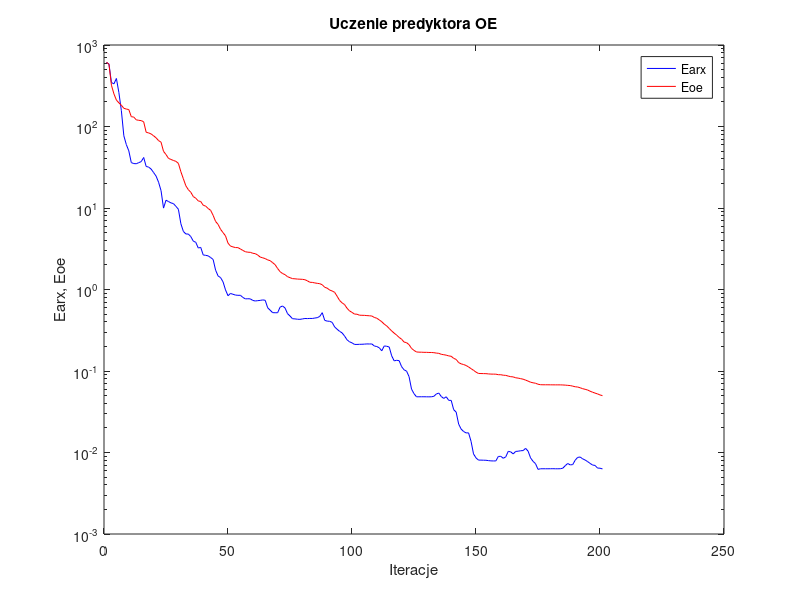
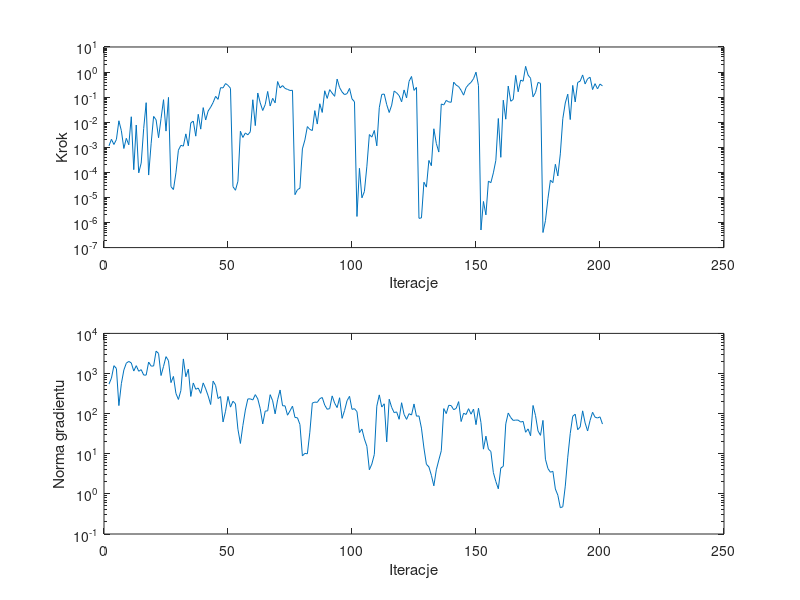

These charts were generated, in order, by the following MATLAB code:
%uczenie predyktora oe
clear all;
n=0; farx(n+1)=6.126109e+002; foe(n+1)=6.142566e+002; wspucz(n+1)=0.000000e+000; ng(n+1)=0.000000e+000;
%odnowa zmiennej metryki
n=1; farx(n+1)=5.843824e+002; foe(n+1)=5.802779e+002; krok(n+1)=1.140915e-003; ng(n+1)=5.432405e+002;
n=2; farx(n+1)=3.464967e+002; foe(n+1)=3.207323e+002; krok(n+1)=2.087321e-003; ng(n+1)=7.683101e+002;
n=3; farx(n+1)=3.336668e+002; foe(n+1)=2.513732e+002; krok(n+1)=1.293420e-003; ng(n+1)=1.568511e+003;
n=4; farx(n+1)=3.884919e+002; foe(n+1)=2.108518e+002; krok(n+1)=2.041615e-003; ng(n+1)=1.333769e+003;
n=5; farx(n+1)=2.609430e+002; foe(n+1)=1.952271e+002; krok(n+1)=1.142218e-002; ng(n+1)=1.586154e+002;
n=6; farx(n+1)=1.565736e+002; foe(n+1)=1.822117e+002; krok(n+1)=4.586643e-003; ng(n+1)=5.588151e+002;
n=7; farx(n+1)=7.688537e+001; foe(n+1)=1.673410e+002; krok(n+1)=8.954602e-004; ng(n+1)=1.218760e+003;
n=8; farx(n+1)=6.000965e+001; foe(n+1)=1.636817e+002; krok(n+1)=2.274128e-003; ng(n+1)=1.812330e+003;
n=9; farx(n+1)=5.027615e+001; foe(n+1)=1.613753e+002; krok(n+1)=1.259664e-003; ng(n+1)=2.002299e+003;
n=10; farx(n+1)=3.609780e+001; foe(n+1)=1.319576e+002; krok(n+1)=1.650423e-002; ng(n+1)=1.836738e+003;
n=11; farx(n+1)=3.508864e+001; foe(n+1)=1.305767e+002; krok(n+1)=1.281635e-004; ng(n+1)=1.152132e+003;
n=12; farx(n+1)=3.492762e+001; foe(n+1)=1.207903e+002; krok(n+1)=7.739087e-003; ng(n+1)=1.568815e+003;
n=13; farx(n+1)=3.600732e+001; foe(n+1)=1.190774e+002; krok(n+1)=9.579321e-005; ng(n+1)=1.138287e+003;
n=14; farx(n+1)=3.706933e+001; foe(n+1)=1.181804e+002; krok(n+1)=2.361618e-004; ng(n+1)=1.247913e+003;
n=15; farx(n+1)=4.168812e+001; foe(n+1)=1.141712e+002; krok(n+1)=5.608324e-003; ng(n+1)=9.155956e+002;
n=16; farx(n+1)=3.233472e+001; foe(n+1)=8.495901e+001; krok(n+1)=6.004768e-002; ng(n+1)=9.128017e+002;
n=17; farx(n+1)=3.177721e+001; foe(n+1)=8.342919e+001; krok(n+1)=7.813213e-005; ng(n+1)=1.934596e+003;
n=18; farx(n+1)=3.002565e+001; foe(n+1)=8.101961e+001; krok(n+1)=1.387045e-003; ng(n+1)=1.531079e+003;
n=19; farx(n+1)=2.723263e+001; foe(n+1)=7.686214e+001; krok(n+1)=1.703693e-002; ng(n+1)=1.536641e+003;
n=20; farx(n+1)=2.462836e+001; foe(n+1)=7.265577e+001; krok(n+1)=1.254679e-002; ng(n+1)=3.610409e+003;
n=21; farx(n+1)=2.073315e+001; foe(n+1)=6.715027e+001; krok(n+1)=2.409214e-003; ng(n+1)=3.166513e+003;
n=22; farx(n+1)=1.633069e+001; foe(n+1)=6.423201e+001; krok(n+1)=1.394132e-002; ng(n+1)=8.908011e+002;
n=23; farx(n+1)=9.972871e+000; foe(n+1)=4.951880e+001; krok(n+1)=7.911391e-002; ng(n+1)=1.504853e+003;
n=24; farx(n+1)=1.246054e+001; foe(n+1)=4.532013e+001; krok(n+1)=4.419773e-003; ng(n+1)=2.634347e+003;
n=25; farx(n+1)=1.200940e+001; foe(n+1)=4.063247e+001; krok(n+1)=9.759878e-002; ng(n+1)=2.089639e+003;
%odnowa zmiennej metryki
n=26; farx(n+1)=1.155321e+001; foe(n+1)=3.942933e+001; krok(n+1)=2.703354e-005; ng(n+1)=5.937849e+002;
n=27; farx(n+1)=1.132030e+001; foe(n+1)=3.829233e+001; krok(n+1)=2.067984e-005; ng(n+1)=8.458897e+002;
n=28; farx(n+1)=1.047966e+001; foe(n+1)=3.735939e+001; krok(n+1)=9.552003e-005; ng(n+1)=3.191814e+002;
n=29; farx(n+1)=9.641083e+000; foe(n+1)=3.526552e+001; krok(n+1)=7.663457e-004; ng(n+1)=2.256662e+002;
n=30; farx(n+1)=6.405660e+000; foe(n+1)=2.784920e+001; krok(n+1)=1.200091e-003; ng(n+1)=3.770022e+002;
n=31; farx(n+1)=5.162796e+000; foe(n+1)=2.282808e+001; krok(n+1)=1.111857e-003; ng(n+1)=2.310542e+003;
n=32; farx(n+1)=4.803027e+000; foe(n+1)=1.873762e+001; krok(n+1)=3.427028e-003; ng(n+1)=8.319773e+002;
n=33; farx(n+1)=4.789781e+000; foe(n+1)=1.679524e+001; krok(n+1)=1.137613e-003; ng(n+1)=1.283566e+003;
n=34; farx(n+1)=4.460380e+000; foe(n+1)=1.559628e+001; krok(n+1)=9.378531e-003; ng(n+1)=2.681023e+002;
n=35; farx(n+1)=3.921645e+000; foe(n+1)=1.381634e+001; krok(n+1)=1.109636e-002; ng(n+1)=5.812285e+002;
n=36; farx(n+1)=3.794177e+000; foe(n+1)=1.318253e+001; krok(n+1)=2.778799e-003; ng(n+1)=4.050214e+002;
n=37; farx(n+1)=3.230070e+000; foe(n+1)=1.221655e+001; krok(n+1)=2.067140e-002; ng(n+1)=4.348854e+002;
n=38; farx(n+1)=3.285637e+000; foe(n+1)=1.201151e+001; krok(n+1)=5.294040e-003; ng(n+1)=3.202221e+002;
n=39; farx(n+1)=2.655746e+000; foe(n+1)=1.081010e+001; krok(n+1)=3.816957e-002; ng(n+1)=5.831231e+002;
n=40; farx(n+1)=2.624678e+000; foe(n+1)=1.055092e+001; krok(n+1)=1.226153e-002; ng(n+1)=4.149201e+002;
n=41; farx(n+1)=2.587541e+000; foe(n+1)=9.860057e+000; krok(n+1)=2.812841e-002; ng(n+1)=2.767436e+002;
n=42; farx(n+1)=2.466517e+000; foe(n+1)=9.360971e+000; krok(n+1)=3.962827e-002; ng(n+1)=1.688877e+002;
n=43; farx(n+1)=2.338445e+000; foe(n+1)=8.126946e+000; krok(n+1)=6.105720e-002; ng(n+1)=6.472478e+002;
n=44; farx(n+1)=1.725691e+000; foe(n+1)=6.834426e+000; krok(n+1)=1.077557e-001; ng(n+1)=5.010065e+002;
n=45; farx(n+1)=1.466243e+000; foe(n+1)=6.293152e+000; krok(n+1)=8.153064e-002; ng(n+1)=2.372600e+002;
n=46; farx(n+1)=1.399588e+000; foe(n+1)=5.475170e+000; krok(n+1)=2.382113e-001; ng(n+1)=2.662416e+002;
n=47; farx(n+1)=1.241446e+000; foe(n+1)=4.989160e+000; krok(n+1)=2.340680e-001; ng(n+1)=6.203620e+001;
n=48; farx(n+1)=9.879311e-001; foe(n+1)=4.547381e+000; krok(n+1)=3.477470e-001; ng(n+1)=1.147609e+002;
n=49; farx(n+1)=8.385785e-001; foe(n+1)=3.705265e+000; krok(n+1)=2.950300e-001; ng(n+1)=2.683874e+002;
n=50; farx(n+1)=8.945771e-001; foe(n+1)=3.411243e+000; krok(n+1)=2.250273e-001; ng(n+1)=1.453476e+002;
%odnowa zmiennej metryki
n=51; farx(n+1)=8.737947e-001; foe(n+1)=3.330868e+000; krok(n+1)=2.700051e-005; ng(n+1)=2.036021e+002;
n=52; farx(n+1)=8.548332e-001; foe(n+1)=3.271274e+000; krok(n+1)=1.934393e-005; ng(n+1)=1.764295e+002;
n=53; farx(n+1)=8.483977e-001; foe(n+1)=3.264105e+000; krok(n+1)=4.417967e-005; ng(n+1)=4.086041e+001;
n=54; farx(n+1)=8.493361e-001; foe(n+1)=3.143117e+000; krok(n+1)=4.352152e-003; ng(n+1)=1.806285e+001;
n=55; farx(n+1)=7.991937e-001; foe(n+1)=3.015857e+000; krok(n+1)=2.463242e-003; ng(n+1)=5.074709e+001;
n=56; farx(n+1)=7.673010e-001; foe(n+1)=2.906096e+000; krok(n+1)=3.739948e-003; ng(n+1)=1.230026e+002;
n=57; farx(n+1)=7.704630e-001; foe(n+1)=2.868994e+000; krok(n+1)=3.136698e-003; ng(n+1)=2.326129e+002;
n=58; farx(n+1)=7.673678e-001; foe(n+1)=2.858189e+000; krok(n+1)=4.180158e-003; ng(n+1)=2.336248e+002;
n=59; farx(n+1)=7.346834e-001; foe(n+1)=2.782125e+000; krok(n+1)=7.866273e-002; ng(n+1)=2.191234e+002;
n=60; farx(n+1)=7.228168e-001; foe(n+1)=2.754434e+000; krok(n+1)=7.321912e-003; ng(n+1)=2.977997e+002;
n=61; farx(n+1)=7.301614e-001; foe(n+1)=2.642634e+000; krok(n+1)=1.460546e-001; ng(n+1)=2.335511e+002;
n=62; farx(n+1)=7.350526e-001; foe(n+1)=2.498704e+000; krok(n+1)=5.893163e-002; ng(n+1)=1.328808e+002;
n=63; farx(n+1)=7.452217e-001; foe(n+1)=2.447569e+000; krok(n+1)=2.928765e-002; ng(n+1)=5.545172e+001;
n=64; farx(n+1)=7.374318e-001; foe(n+1)=2.394446e+000; krok(n+1)=5.034993e-002; ng(n+1)=1.157431e+002;
n=65; farx(n+1)=5.960536e-001; foe(n+1)=2.307650e+000; krok(n+1)=1.686145e-001; ng(n+1)=1.173747e+002;
n=66; farx(n+1)=5.571958e-001; foe(n+1)=2.257819e+000; krok(n+1)=4.438543e-002; ng(n+1)=2.967342e+002;
n=67; farx(n+1)=5.198438e-001; foe(n+1)=2.134276e+000; krok(n+1)=8.973423e-002; ng(n+1)=2.095524e+002;
n=68; farx(n+1)=5.188683e-001; foe(n+1)=2.015783e+000; krok(n+1)=5.908701e-002; ng(n+1)=9.889849e+001;
n=69; farx(n+1)=5.183913e-001; foe(n+1)=1.810032e+000; krok(n+1)=4.188592e-001; ng(n+1)=2.211609e+002;
n=70; farx(n+1)=6.075952e-001; foe(n+1)=1.655659e+000; krok(n+1)=2.343012e-001; ng(n+1)=3.879732e+002;
n=71; farx(n+1)=6.277918e-001; foe(n+1)=1.570020e+000; krok(n+1)=2.885219e-001; ng(n+1)=1.570417e+002;
n=72; farx(n+1)=5.927259e-001; foe(n+1)=1.520706e+000; krok(n+1)=2.230542e-001; ng(n+1)=1.565239e+002;
n=73; farx(n+1)=5.056982e-001; foe(n+1)=1.436558e+000; krok(n+1)=2.032965e-001; ng(n+1)=9.136720e+001;
n=74; farx(n+1)=4.728888e-001; foe(n+1)=1.396557e+000; krok(n+1)=1.845727e-001; ng(n+1)=1.175643e+002;
n=75; farx(n+1)=4.378977e-001; foe(n+1)=1.360024e+000; krok(n+1)=1.872762e-001; ng(n+1)=1.538615e+002;
%odnowa zmiennej metryki
n=76; farx(n+1)=4.360292e-001; foe(n+1)=1.352743e+000; krok(n+1)=1.290553e-005; ng(n+1)=8.017390e+001;
n=77; farx(n+1)=4.317195e-001; foe(n+1)=1.342915e+000; krok(n+1)=2.031935e-005; ng(n+1)=7.899141e+001;
n=78; farx(n+1)=4.302779e-001; foe(n+1)=1.337999e+000; krok(n+1)=2.330940e-005; ng(n+1)=5.368756e+001;
n=79; farx(n+1)=4.353737e-001; foe(n+1)=1.333026e+000; krok(n+1)=8.631728e-004; ng(n+1)=8.843462e+000;
n=80; farx(n+1)=4.409720e-001; foe(n+1)=1.318508e+000; krok(n+1)=1.958383e-003; ng(n+1)=1.024804e+001;
n=81; farx(n+1)=4.396950e-001; foe(n+1)=1.278740e+000; krok(n+1)=6.699412e-003; ng(n+1)=9.956144e+000;
n=82; farx(n+1)=4.416202e-001; foe(n+1)=1.227110e+000; krok(n+1)=5.167850e-003; ng(n+1)=3.446809e+001;
n=83; farx(n+1)=4.410676e-001; foe(n+1)=1.222078e+000; krok(n+1)=4.653602e-003; ng(n+1)=1.833111e+002;
n=84; farx(n+1)=4.465731e-001; foe(n+1)=1.204446e+000; krok(n+1)=2.900728e-002; ng(n+1)=1.939324e+002;
n=85; farx(n+1)=4.511934e-001; foe(n+1)=1.189987e+000; krok(n+1)=8.442897e-003; ng(n+1)=1.911715e+002;
n=86; farx(n+1)=4.676365e-001; foe(n+1)=1.178883e+000; krok(n+1)=5.455281e-002; ng(n+1)=2.357392e+002;
n=87; farx(n+1)=5.195499e-001; foe(n+1)=1.143119e+000; krok(n+1)=2.452306e-002; ng(n+1)=2.526268e+002;
n=88; farx(n+1)=4.182950e-001; foe(n+1)=1.064552e+000; krok(n+1)=1.794685e-001; ng(n+1)=1.630357e+002;
n=89; farx(n+1)=4.093759e-001; foe(n+1)=1.039083e+000; krok(n+1)=8.892157e-002; ng(n+1)=1.283594e+002;
n=90; farx(n+1)=4.071655e-001; foe(n+1)=9.837322e-001; krok(n+1)=1.989372e-001; ng(n+1)=1.335921e+002;
n=91; farx(n+1)=3.953786e-001; foe(n+1)=9.598565e-001; krok(n+1)=1.442609e-001; ng(n+1)=2.766947e+002;
n=92; farx(n+1)=3.473449e-001; foe(n+1)=9.230429e-001; krok(n+1)=1.077557e-001; ng(n+1)=1.825086e+002;
n=93; farx(n+1)=3.252161e-001; foe(n+1)=8.264152e-001; krok(n+1)=5.249576e-001; ng(n+1)=1.415695e+002;
n=94; farx(n+1)=3.067139e-001; foe(n+1)=7.336878e-001; krok(n+1)=2.405442e-001; ng(n+1)=2.490018e+002;
n=95; farx(n+1)=2.936164e-001; foe(n+1)=6.859501e-001; krok(n+1)=1.607119e-001; ng(n+1)=7.625867e+001;
n=96; farx(n+1)=2.686816e-001; foe(n+1)=6.533089e-001; krok(n+1)=1.257655e-001; ng(n+1)=1.196684e+002;
n=97; farx(n+1)=2.414468e-001; foe(n+1)=5.885518e-001; krok(n+1)=1.381465e-001; ng(n+1)=2.103736e+002;
n=98; farx(n+1)=2.281077e-001; foe(n+1)=5.464381e-001; krok(n+1)=2.226006e-001; ng(n+1)=2.704248e+002;
n=99; farx(n+1)=2.215107e-001; foe(n+1)=5.240030e-001; krok(n+1)=8.512166e-002; ng(n+1)=1.277798e+002;
n=100; farx(n+1)=2.119119e-001; foe(n+1)=4.995172e-001; krok(n+1)=6.539800e-002; ng(n+1)=1.329352e+002;
%odnowa zmiennej metryki
n=101; farx(n+1)=2.118140e-001; foe(n+1)=4.975703e-001; krok(n+1)=1.742941e-006; ng(n+1)=1.120562e+002;
n=102; farx(n+1)=2.125744e-001; foe(n+1)=4.839502e-001; krok(n+1)=1.454251e-004; ng(n+1)=3.371561e+001;
n=103; farx(n+1)=2.128487e-001; foe(n+1)=4.825919e-001; krok(n+1)=9.667524e-006; ng(n+1)=4.122842e+001;
n=104; farx(n+1)=2.137149e-001; foe(n+1)=4.816590e-001; krok(n+1)=1.726474e-005; ng(n+1)=2.335158e+001;
n=105; farx(n+1)=2.149335e-001; foe(n+1)=4.784067e-001; krok(n+1)=1.767236e-004; ng(n+1)=1.537352e+001;
n=106; farx(n+1)=2.144682e-001; foe(n+1)=4.761733e-001; krok(n+1)=3.225080e-003; ng(n+1)=3.995200e+000;
n=107; farx(n+1)=2.148960e-001; foe(n+1)=4.729830e-001; krok(n+1)=2.548617e-003; ng(n+1)=5.539277e+000;
n=108; farx(n+1)=2.027145e-001; foe(n+1)=4.540945e-001; krok(n+1)=4.683883e-003; ng(n+1)=9.625429e+000;
n=109; farx(n+1)=1.996525e-001; foe(n+1)=4.439647e-001; krok(n+1)=1.141051e-003; ng(n+1)=1.535633e+002;
n=110; farx(n+1)=1.925834e-001; foe(n+1)=4.236798e-001; krok(n+1)=3.798141e-002; ng(n+1)=2.933467e+002;
n=111; farx(n+1)=1.769556e-001; foe(n+1)=4.024025e-001; krok(n+1)=1.282857e-001; ng(n+1)=1.459293e+002;
n=112; farx(n+1)=2.030333e-001; foe(n+1)=3.759405e-001; krok(n+1)=1.328156e-001; ng(n+1)=1.759023e+002;
n=113; farx(n+1)=2.011694e-001; foe(n+1)=3.572119e-001; krok(n+1)=5.005537e-002; ng(n+1)=1.980857e+001;
n=114; farx(n+1)=1.970171e-001; foe(n+1)=3.327902e-001; krok(n+1)=2.439969e-002; ng(n+1)=2.285834e+002;
n=115; farx(n+1)=1.535314e-001; foe(n+1)=3.100235e-001; krok(n+1)=4.799811e-002; ng(n+1)=1.429020e+002;
n=116; farx(n+1)=1.332208e-001; foe(n+1)=2.916495e-001; krok(n+1)=1.755320e-001; ng(n+1)=1.057974e+002;
n=117; farx(n+1)=1.352974e-001; foe(n+1)=2.756537e-001; krok(n+1)=1.479692e-001; ng(n+1)=1.105420e+002;
n=118; farx(n+1)=1.340141e-001; foe(n+1)=2.583662e-001; krok(n+1)=1.150658e-001; ng(n+1)=7.228176e+001;
n=119; farx(n+1)=1.130660e-001; foe(n+1)=2.454550e-001; krok(n+1)=6.524238e-002; ng(n+1)=1.870948e+002;
n=120; farx(n+1)=1.033982e-001; foe(n+1)=2.266085e-001; krok(n+1)=1.935340e-001; ng(n+1)=9.555375e+001;
n=121; farx(n+1)=9.966731e-002; foe(n+1)=2.227245e-001; krok(n+1)=9.349969e-002; ng(n+1)=7.193358e+001;
n=122; farx(n+1)=8.543551e-002; foe(n+1)=2.105216e-001; krok(n+1)=4.268310e-001; ng(n+1)=9.989801e+001;
n=123; farx(n+1)=5.997573e-002; foe(n+1)=1.894432e-001; krok(n+1)=6.665509e-001; ng(n+1)=9.228898e+001;
n=124; farx(n+1)=5.272137e-002; foe(n+1)=1.789552e-001; krok(n+1)=1.856523e-001; ng(n+1)=1.742490e+002;
n=125; farx(n+1)=4.824190e-002; foe(n+1)=1.712756e-001; krok(n+1)=2.442288e-001; ng(n+1)=8.636030e+001;
%odnowa zmiennej metryki
n=126; farx(n+1)=4.827001e-002; foe(n+1)=1.703265e-001; krok(n+1)=1.469095e-006; ng(n+1)=8.778928e+001;
n=127; farx(n+1)=4.830708e-002; foe(n+1)=1.700915e-001; krok(n+1)=1.527265e-006; ng(n+1)=4.357705e+001;
n=128; farx(n+1)=4.830372e-002; foe(n+1)=1.694777e-001; krok(n+1)=4.037383e-005; ng(n+1)=1.396259e+001;
n=129; farx(n+1)=4.824431e-002; foe(n+1)=1.694247e-001; krok(n+1)=2.580710e-005; ng(n+1)=5.475528e+000;
n=130; farx(n+1)=4.819169e-002; foe(n+1)=1.688488e-001; krok(n+1)=2.989447e-004; ng(n+1)=4.716056e+000;
n=131; farx(n+1)=4.827592e-002; foe(n+1)=1.687407e-001; krok(n+1)=1.842068e-004; ng(n+1)=2.907540e+000;
n=132; farx(n+1)=4.888300e-002; foe(n+1)=1.678839e-001; krok(n+1)=5.478088e-003; ng(n+1)=1.588717e+000;
n=133; farx(n+1)=5.223908e-002; foe(n+1)=1.658914e-001; krok(n+1)=1.424799e-003; ng(n+1)=3.983887e+000;
n=134; farx(n+1)=5.363408e-002; foe(n+1)=1.647780e-001; krok(n+1)=6.459813e-004; ng(n+1)=6.960122e+000;
n=135; farx(n+1)=4.863040e-002; foe(n+1)=1.603029e-001; krok(n+1)=5.335388e-002; ng(n+1)=1.187358e+001;
n=136; farx(n+1)=4.608935e-002; foe(n+1)=1.584688e-001; krok(n+1)=4.879939e-002; ng(n+1)=1.335216e+002;
n=137; farx(n+1)=4.826577e-002; foe(n+1)=1.564199e-001; krok(n+1)=7.413078e-002; ng(n+1)=1.002117e+002;
n=138; farx(n+1)=4.364113e-002; foe(n+1)=1.532325e-001; krok(n+1)=6.442938e-002; ng(n+1)=1.615260e+002;
n=139; farx(n+1)=4.359348e-002; foe(n+1)=1.516034e-001; krok(n+1)=6.247411e-002; ng(n+1)=1.584831e+002;
n=140; farx(n+1)=3.350671e-002; foe(n+1)=1.429596e-001; krok(n+1)=3.963116e-001; ng(n+1)=1.253373e+002;
n=141; farx(n+1)=3.133433e-002; foe(n+1)=1.387488e-001; krok(n+1)=3.023171e-001; ng(n+1)=1.351523e+002;
n=142; farx(n+1)=2.232176e-002; foe(n+1)=1.268220e-001; krok(n+1)=2.624788e-001; ng(n+1)=1.992476e+002;
n=143; farx(n+1)=1.940606e-002; foe(n+1)=1.224398e-001; krok(n+1)=1.869994e-001; ng(n+1)=6.358856e+001;
n=144; farx(n+1)=1.810476e-002; foe(n+1)=1.200287e-001; krok(n+1)=1.200954e-001; ng(n+1)=1.024480e+002;
n=145; farx(n+1)=1.739143e-002; foe(n+1)=1.169157e-001; krok(n+1)=2.393567e-001; ng(n+1)=9.528354e+001;
n=146; farx(n+1)=1.741671e-002; foe(n+1)=1.120759e-001; krok(n+1)=3.183983e-001; ng(n+1)=1.329396e+002;
n=147; farx(n+1)=1.372097e-002; foe(n+1)=1.069379e-001; krok(n+1)=3.886554e-001; ng(n+1)=9.684800e+001;
n=148; farx(n+1)=9.610777e-003; foe(n+1)=1.020080e-001; krok(n+1)=5.450576e-001; ng(n+1)=1.296928e+002;
n=149; farx(n+1)=8.588695e-003; foe(n+1)=9.688534e-002; krok(n+1)=9.906032e-001; ng(n+1)=5.318042e+001;
n=150; farx(n+1)=8.068124e-003; foe(n+1)=9.329469e-002; krok(n+1)=2.862909e-001; ng(n+1)=1.363832e+002;
%odnowa zmiennej metryki
n=151; farx(n+1)=8.066669e-003; foe(n+1)=9.310450e-002; krok(n+1)=5.036948e-007; ng(n+1)=5.991432e+001;
n=152; farx(n+1)=8.043093e-003; foe(n+1)=9.290859e-002; krok(n+1)=6.921689e-006; ng(n+1)=1.302705e+001;
n=153; farx(n+1)=8.030376e-003; foe(n+1)=9.278060e-002; krok(n+1)=2.014779e-006; ng(n+1)=2.747773e+001;
n=154; farx(n+1)=7.953568e-003; foe(n+1)=9.211122e-002; krok(n+1)=4.462420e-005; ng(n+1)=1.306445e+001;
n=155; farx(n+1)=7.895593e-003; foe(n+1)=9.163839e-002; krok(n+1)=3.882721e-005; ng(n+1)=1.136704e+001;
n=156; farx(n+1)=7.878149e-003; foe(n+1)=9.153056e-002; krok(n+1)=9.560737e-005; ng(n+1)=3.400125e+000;
n=157; farx(n+1)=7.884573e-003; foe(n+1)=9.144185e-002; krok(n+1)=3.009671e-004; ng(n+1)=2.032463e+000;
n=158; farx(n+1)=8.943330e-003; foe(n+1)=9.010469e-002; krok(n+1)=1.406421e-002; ng(n+1)=1.337990e+000;
n=159; farx(n+1)=8.978116e-003; foe(n+1)=9.002374e-002; krok(n+1)=3.985828e-004; ng(n+1)=4.416313e+000;
n=160; farx(n+1)=8.493668e-003; foe(n+1)=8.878209e-002; krok(n+1)=7.551359e-002; ng(n+1)=4.858901e+000;
n=161; farx(n+1)=8.847271e-003; foe(n+1)=8.840626e-002; krok(n+1)=1.321526e-002; ng(n+1)=5.562035e+001;
n=162; farx(n+1)=1.032619e-002; foe(n+1)=8.659122e-002; krok(n+1)=2.762177e-001; ng(n+1)=1.036612e+002;
n=163; farx(n+1)=1.018758e-002; foe(n+1)=8.520609e-002; krok(n+1)=6.864555e-002; ng(n+1)=7.999366e+001;
n=164; farx(n+1)=9.602614e-003; foe(n+1)=8.466762e-002; krok(n+1)=8.100548e-002; ng(n+1)=6.778322e+001;
n=165; farx(n+1)=1.031531e-002; foe(n+1)=8.259328e-002; krok(n+1)=7.382907e-001; ng(n+1)=6.908319e+001;
n=166; farx(n+1)=1.037269e-002; foe(n+1)=8.178263e-002; krok(n+1)=1.634459e-001; ng(n+1)=6.897165e+001;
n=167; farx(n+1)=1.051114e-002; foe(n+1)=8.056366e-002; krok(n+1)=4.787134e-001; ng(n+1)=6.172785e+001;
n=168; farx(n+1)=1.055550e-002; foe(n+1)=7.935906e-002; krok(n+1)=4.317671e-001; ng(n+1)=6.413067e+001;
n=169; farx(n+1)=1.124945e-002; foe(n+1)=7.729613e-002; krok(n+1)=1.691294e+000; ng(n+1)=3.437136e+001;
n=170; farx(n+1)=1.038928e-002; foe(n+1)=7.520107e-002; krok(n+1)=7.571876e-001; ng(n+1)=4.161762e+001;
n=171; farx(n+1)=8.596840e-003; foe(n+1)=7.285196e-002; krok(n+1)=5.667570e-001; ng(n+1)=2.808556e+001;
n=172; farx(n+1)=7.787171e-003; foe(n+1)=7.167877e-002; krok(n+1)=1.028050e-001; ng(n+1)=1.598299e+002;
n=173; farx(n+1)=7.296817e-003; foe(n+1)=7.076622e-002; krok(n+1)=1.534454e-001; ng(n+1)=8.938639e+001;
n=174; farx(n+1)=6.211657e-003; foe(n+1)=6.884220e-002; krok(n+1)=3.852268e-001; ng(n+1)=3.713329e+001;
n=175; farx(n+1)=6.316085e-003; foe(n+1)=6.791979e-002; krok(n+1)=3.556863e-001; ng(n+1)=2.876691e+001;
%odnowa zmiennej metryki
n=176; farx(n+1)=6.317401e-003; foe(n+1)=6.776425e-002; krok(n+1)=3.996254e-007; ng(n+1)=6.783949e+001;
n=177; farx(n+1)=6.317716e-003; foe(n+1)=6.775896e-002; krok(n+1)=1.181375e-006; ng(n+1)=7.303495e+000;
n=178; farx(n+1)=6.314841e-003; foe(n+1)=6.774186e-002; krok(n+1)=8.879922e-006; ng(n+1)=4.291582e+000;
n=179; farx(n+1)=6.321098e-003; foe(n+1)=6.768971e-002; krok(n+1)=4.878346e-005; ng(n+1)=3.465807e+000;
n=180; farx(n+1)=6.327959e-003; foe(n+1)=6.763553e-002; krok(n+1)=3.886698e-005; ng(n+1)=3.648636e+000;
n=181; farx(n+1)=6.314792e-003; foe(n+1)=6.760172e-002; krok(n+1)=2.102269e-004; ng(n+1)=1.325944e+000;
n=182; farx(n+1)=6.313589e-003; foe(n+1)=6.759772e-002; krok(n+1)=7.204982e-005; ng(n+1)=9.265092e-001;
n=183; farx(n+1)=6.323912e-003; foe(n+1)=6.759003e-002; krok(n+1)=5.469456e-004; ng(n+1)=4.518922e-001;
n=184; farx(n+1)=6.416851e-003; foe(n+1)=6.738897e-002; krok(n+1)=1.376894e-002; ng(n+1)=4.783697e-001;
n=185; farx(n+1)=6.900609e-003; foe(n+1)=6.711056e-002; krok(n+1)=5.857529e-002; ng(n+1)=1.561421e+000;
n=186; farx(n+1)=7.331451e-003; foe(n+1)=6.663883e-002; krok(n+1)=1.312394e-001; ng(n+1)=8.211589e+000;
n=187; farx(n+1)=7.042769e-003; foe(n+1)=6.627483e-002; krok(n+1)=1.276026e-002; ng(n+1)=3.197706e+001;
n=188; farx(n+1)=7.106871e-003; foe(n+1)=6.520053e-002; krok(n+1)=2.935451e-001; ng(n+1)=8.589045e+001;
n=189; farx(n+1)=8.054709e-003; foe(n+1)=6.407418e-002; krok(n+1)=6.423218e-002; ng(n+1)=9.701556e+001;
n=190; farx(n+1)=8.711404e-003; foe(n+1)=6.357954e-002; krok(n+1)=3.854790e-001; ng(n+1)=3.975118e+001;
n=191; farx(n+1)=8.798251e-003; foe(n+1)=6.227318e-002; krok(n+1)=4.329486e-001; ng(n+1)=4.651232e+001;
n=192; farx(n+1)=8.363568e-003; foe(n+1)=6.070538e-002; krok(n+1)=7.676757e-001; ng(n+1)=1.173771e+002;
n=193; farx(n+1)=8.088608e-003; foe(n+1)=5.961287e-002; krok(n+1)=3.354651e-001; ng(n+1)=5.869072e+001;
n=194; farx(n+1)=7.735300e-003; foe(n+1)=5.845415e-002; krok(n+1)=5.403833e-001; ng(n+1)=3.694721e+001;
n=195; farx(n+1)=7.354024e-003; foe(n+1)=5.650618e-002; krok(n+1)=6.212565e-001; ng(n+1)=6.782713e+001;
n=196; farx(n+1)=7.017712e-003; foe(n+1)=5.494907e-002; krok(n+1)=2.002215e-001; ng(n+1)=1.081642e+002;
n=197; farx(n+1)=6.942064e-003; foe(n+1)=5.356832e-002; krok(n+1)=3.444314e-001; ng(n+1)=8.160004e+001;
n=198; farx(n+1)=6.443659e-003; foe(n+1)=5.237972e-002; krok(n+1)=2.134155e-001; ng(n+1)=7.795201e+001;
n=199; farx(n+1)=6.417939e-003; foe(n+1)=5.084114e-002; krok(n+1)=3.326660e-001; ng(n+1)=8.309194e+001;
n=200; farx(n+1)=6.291616e-003; foe(n+1)=4.981219e-002; krok(n+1)=2.800362e-001; ng(n+1)=5.495359e+001;

figure; semilogy(farx,'b'); hold on; semilogy(foe,'r'); xlabel('Iteracje'); ylabel('Earx, Eoe'); legend('Earx','Eoe'); title('Uczenie predyktora OE');
figure; subplot(2,1,1); semilogy(krok); xlabel('Iteracje'); ylabel('Krok');
subplot(2,1,2); semilogy(ng); xlabel('Iteracje'); ylabel('Norma gradientu');
Earx=farx(n+1)
Eoe=foe(n+1)
